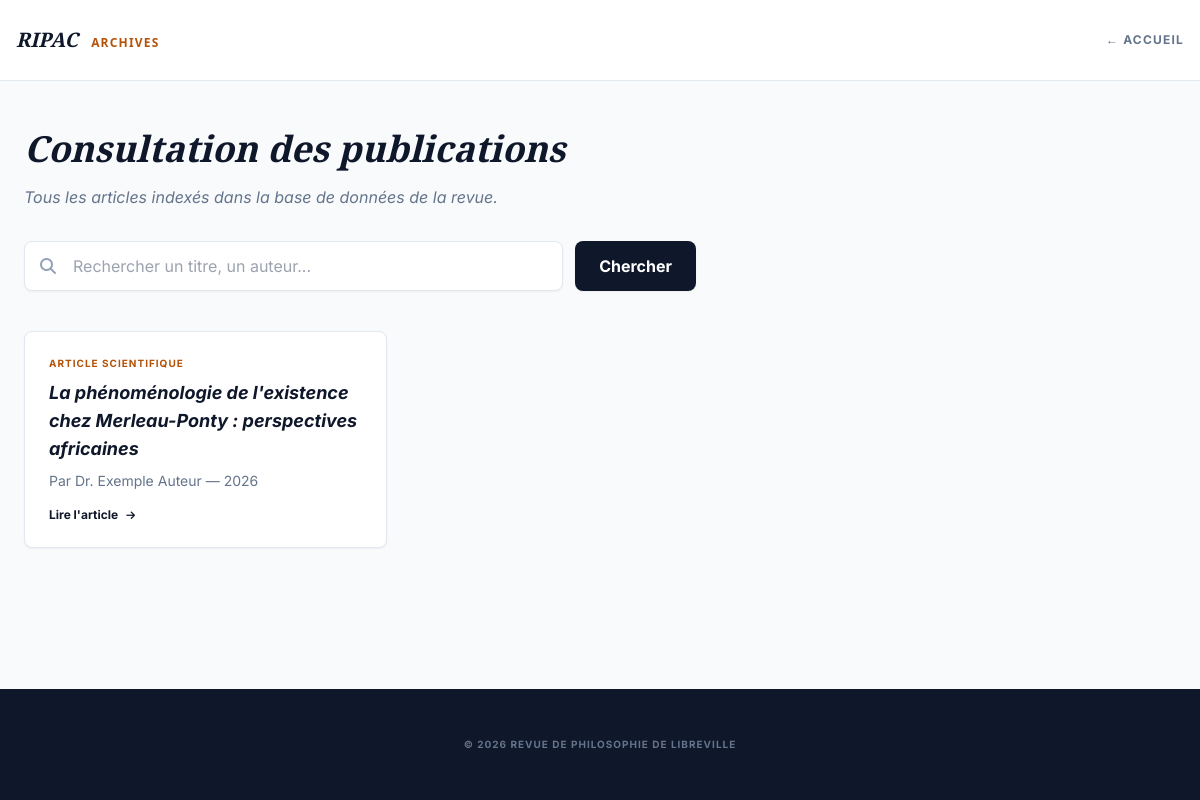
The page /archives.php on the database its author committed.
### tables this page shows
CREATE TABLE IF NOT EXISTS `articles` (
  `id`               INT UNSIGNED    AUTO_INCREMENT PRIMARY KEY,
  `titre`            VARCHAR(500)    NOT NULL,
  `auteur`           VARCHAR(255)    NOT NULL,
  `email_auteur`     VARCHAR(255)    DEFAULT NULL,
  `affiliation`      VARCHAR(255)    DEFAULT NULL,
  `rubrique`         ENUM(
                       'Article de recherche',
                       'Commentaire',
                       'Recension',
                       'Traduction'
                     ) NOT NULL DEFAULT 'Article de recherche',
  `resume`           TEXT            DEFAULT NULL,
  `contenu`          LONGTEXT        DEFAULT NULL,
  `fichier_path`     VARCHAR(500)    DEFAULT NULL COMMENT 'Chemin relatif vers le PDF',
  `annee`            YEAR            DEFAULT NULL,
  `volume`           TINYINT UNSIGNED DEFAULT NULL,
  `numero`           TINYINT UNSIGNED DEFAULT NULL,
  `pages`            VARCHAR(20)     DEFAULT NULL COMMENT 'Ex: 12-34',
  `statut`           ENUM('en_attente','publie','retire') NOT NULL DEFAULT 'publie',
  `date_publication` DATE            DEFAULT NULL,
  `created_at`       DATETIME        DEFAULT CURRENT_TIMESTAMP,
  `updated_at`       DATETIME        DEFAULT CURRENT_TIMESTAMP ON UPDATE CURRENT_TIMESTAMP,
  INDEX `idx_statut`  (`statut`),
  INDEX `idx_annee`   (`annee`),
  INDEX `idx_rubrique`(`rubrique`),
  FULLTEXT KEY `ft_recherche` (`titre`, `auteur`, `resume`)
);

### archives.php (the view, shortened to what this page needs)
<?php
$servername = "localhost";
$username = "root";
$password = "";
$dbname = "rpldb";
try {
    $conn = new PDO("mysql:host=$servername;dbname=$dbname;charset=utf8", $username, $password);
    $conn->setAttribute(PDO::ATTR_ERRMODE, PDO::ERRMODE_EXCEPTION);
    $search = isset($_GET['search']) ? trim($_GET['search']) : '';
    if (!empty($search)) {
        $query = "SELECT * FROM articles WHERE titre LIKE :search OR auteur LIKE :search ORDER BY date_publication DESC";
        $stmt = $conn->prepare($query);
        $stmt->execute(['search' => '%' . $search . '%']);
    } else {
        $query = "SELECT * FROM articles ORDER BY date_publication DESC";
        $stmt = $conn->prepare($query);
        $stmt->execute();
    }
    $articles = $stmt->fetchAll(PDO::FETCH_ASSOC);
} catch(PDOException $e) {
    $error = "Erreur : " . $e->getMessage();
}
?>
<!DOCTYPE html>
<html lang="fr">
<head>
    <script src="https://cdn.tailwindcss.com"></script>
    <link rel="stylesheet" href="https://cdnjs.cloudflare.com/ajax/libs/font-awesome/6.4.0/css/all.min.css">
</head>
<body class="bg-slate-50 text-slate-900 min-h-screen flex flex-col">
    <header class="bg-white border-b border-slate-200 sticky top-0 z-50">
        <div class="max-w-7xl mx-auto px-4 h-20 flex justify-between items-center">
            <a href="index.php" class="font-bold serif italic text-xl">RIPAC <span class="text-xs font-sans not-italic text-amber-700 uppercase tracking-widest ml-2">Archives</span></a>
            <a href="index.php" class="text-xs font-bold uppercase tracking-widest text-slate-500 hover:text-amber-700 transition">← Accueil</a>
        </div>
    </header>
    <main class="max-w-7xl mx-auto py-12 px-6 flex-grow w-full">
        <div class="mb-10">
            <h2 class="text-4xl font-bold serif italic mb-4">Consultation des publications</h2>
            <p class="text-slate-500 italic mb-8">Tous les articles indexés dans la base de données de la revue.</p>
            <div class="max-w-2xl">
                <form action="archives.php" method="GET" class="flex gap-3 flex-col sm:flex-row">
                    <div class="relative flex-grow">
                        <div class="absolute inset-y-0 left-0 pl-4 flex items-center pointer-events-none">
                        </div>
                        <input
                            type="text"
                            name="search"
                            value="<?php echo htmlspecialchars($search); ?>"
                            placeholder="Rechercher un titre, un auteur..."
                            class="w-full pl-12 pr-4 py-3 rounded-lg border border-slate-200 outline-none focus:ring-2 focus:ring-amber-500 focus:border-amber-500 transition shadow-sm"
                        >
                    </div>
                    <div class="flex gap-2">
                        <button type="submit" class="bg-slate-900 text-white px-6 py-3 rounded-lg font-bold hover:bg-slate-800 transition flex-grow sm:flex-none whitespace-nowrap shadow-sm">
                            Chercher
                        </button>
                    </div>
                </form>
            </div>
        </div>
        <div class="grid md:grid-cols-2 lg:grid-cols-3 gap-8">
            <?php if (count($articles) > 0): ?>
                <?php foreach($articles as $article): ?>
                <div class="bg-white p-6 rounded-lg border border-slate-200 shadow-sm hover:shadow-md transition-shadow flex flex-col">
                    <span class="text-[10px] font-bold text-amber-700 uppercase mb-2 block tracking-widest">
                        Article Scientifique
                    </span>
                    <h4 class="font-bold text-lg mb-2 italic flex-grow">
                        <?php echo htmlspecialchars($article['titre']); ?>
                    </h4>
                    <p class="text-sm text-slate-500 mb-4">
                        Par <?php echo htmlspecialchars($article['auteur']); ?> — <?php echo htmlspecialchars($article['annee']); ?>
                    </p>
                    <a href="article_modele.php?id=<?php echo $article['id']; ?>" class="text-slate-900 font-bold text-xs hover:text-amber-700 transition-colors inline-flex items-center w-fit">
                        Lire l'article <i class="fas fa-arrow-right ml-2 text-[10px]"></i>
                    </a>
                </div>
                <?php endforeach; ?>
            <?php endif; ?>
        </div>
    </main>
    <footer class="bg-slate-900 text-white py-12 mt-12 w-full">
        <div class="max-w-7xl mx-auto px-4 text-center">
            <p class="text-[10px] text-slate-500 uppercase tracking-widest font-bold">© 2026 Revue de Philosophie de Libreville</p>
        </div>
    </footer>
</body>
</html>

### archives.php (style rules this page uses)
body { font-family: 'Inter', sans-serif; }
.serif { font-family: 'Playfair Display', serif; }

### rows shown on the page
articles: titre "La phénoménologie de l'existence chez Merleau-Ponty : perspectives africaines", auteur "Dr. Exemple Auteur", annee "2026"
